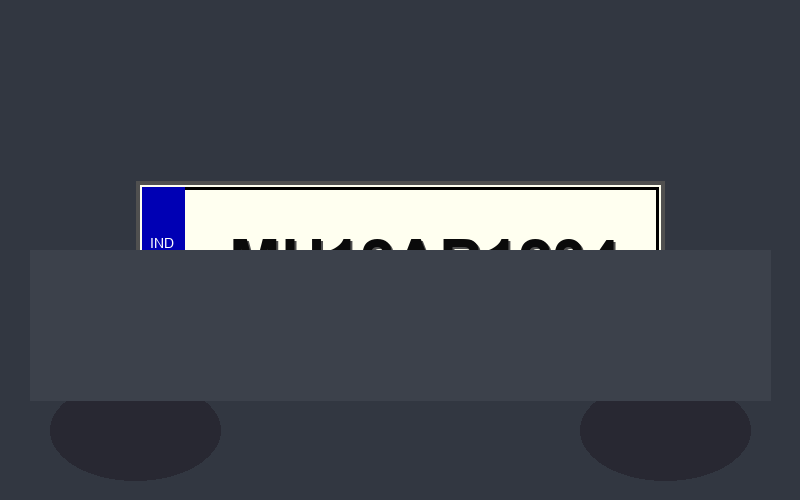
#> input picture NumberPlateRecognition/assets/sample_plate.png, 800 x 500 px
$ python -i recognition.py   (imports and definitions only)
#> lines starting #> are read from the running program, lines starting #| are printed output that depends on the picture; after the words box and inside, x2 and y2 are one past the last pixel; in counts of white or black regions, pixels touching at a corner belong together
#> further down, picture is the input picture: PIL image 800x500 RGB; mean R, G, B 65.8, 70, 79.3
"""
recognition.py - Image processing and OCR pipeline for Number Plate Recognition System
Handles preprocessing, plate detection, and text extraction.
"""

import cv2
import numpy as np
from PIL import Image
import io
import re
import os

# ── Tesseract path check ─────────────────────────────────────────────────────

TESSERACT_AVAILABLE = False
TESSERACT_ERROR_MSG = ""

# [38 lines not run here, left out]


# ── Image Conversion Helpers ──────────────────────────────────────────────────

def pil_to_cv(pil_img: Image.Image) -> np.ndarray:
    """Convert PIL Image to OpenCV BGR numpy array."""
    img = pil_img.convert("RGB")
    return cv2.cvtColor(np.array(img), cv2.COLOR_RGB2BGR)


def cv_to_pil(cv_img: np.ndarray) -> Image.Image:
    """Convert OpenCV BGR numpy array to PIL Image."""
    if len(cv_img.shape) == 2:
        return Image.fromarray(cv_img)
    return Image.fromarray(cv2.cvtColor(cv_img, cv2.COLOR_BGR2RGB))


# ── Stage 1: Preprocessing ────────────────────────────────────────────────────

def preprocess_image(pil_img: Image.Image) -> dict:
    """
    Full preprocessing pipeline.
    Returns a dict with each intermediate stage as a PIL Image.
    """
    stages = {}

    # 1. Resize (cap at 1200px wide for consistent processing)
    orig_w, orig_h = pil_img.size
#> orig_w = 800; orig_h = 500
    if orig_w > 1200:
        ratio = 1200 / orig_w
        pil_img = pil_img.resize((1200, int(orig_h * ratio)), Image.LANCZOS)
    stages["resized"] = pil_img.copy()

    img = pil_to_cv(pil_img)

    # 2. Grayscale
    gray = cv2.cvtColor(img, cv2.COLOR_BGR2GRAY)
    stages["grayscale"] = cv_to_pil(gray)

    # 3. Noise reduction (bilateral filter preserves edges)
    denoised = cv2.bilateralFilter(gray, 11, 17, 17)
    stages["denoised"] = cv_to_pil(denoised)

    # 4. Adaptive threshold
    thresh = cv2.adaptiveThreshold(
        denoised, 255,
        cv2.ADAPTIVE_THRESH_GAUSSIAN_C,
        cv2.THRESH_BINARY, 11, 2
    )
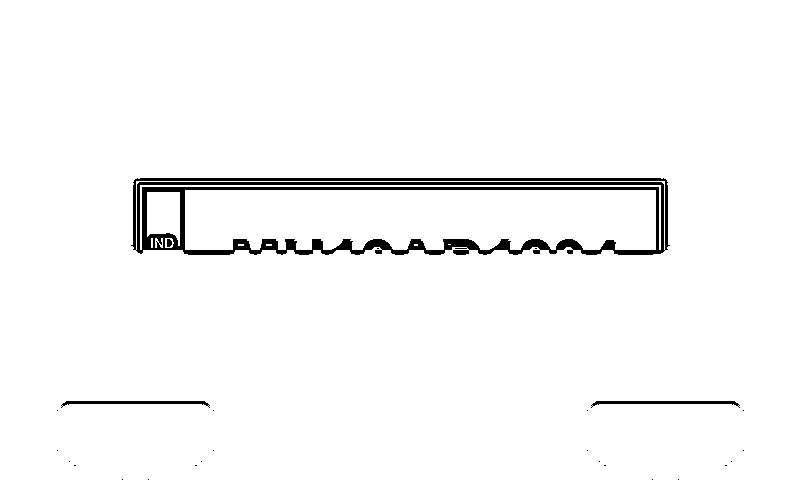
#> thresh: shape (500, 800); 97.2% white; 26 black regions (22 under 20 px), largest, box (x1, y1, x2, y2) and area: (131, 178, 670, 255) 10164, (61, 401, 210, 408) 447, (591, 401, 740, 408) 447, (167, 239, 172, 247) 34
    stages["threshold"] = cv_to_pil(thresh)

    # 5. Edge detection
    edges = cv2.Canny(denoised, 30, 200)
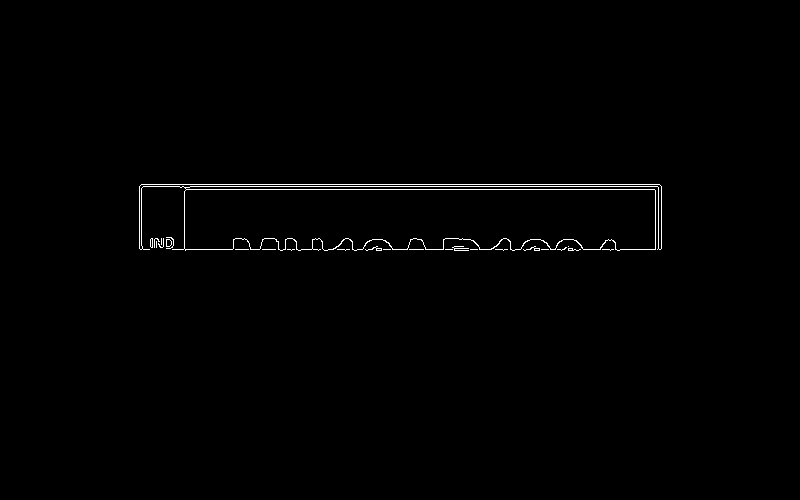
#> edges: shape (500, 800); 0.74% white in thin lines or dots, all inside (x1, y1, x2, y2) = (139, 184, 662, 251)
    stages["edges"] = cv_to_pil(edges)

    return stages, img, gray, denoised


# ── Stage 2: Plate Detection ──────────────────────────────────────────────────

# [227 lines left out: functions detect_plate_region, draw_plate_box, preprocess_for_ocr, run_ocr, full_pipeline, not called in this run]

>>> from PIL import Image
>>> picture = Image.open('assets/sample_plate.png')
>>> result = preprocess_image(picture)
